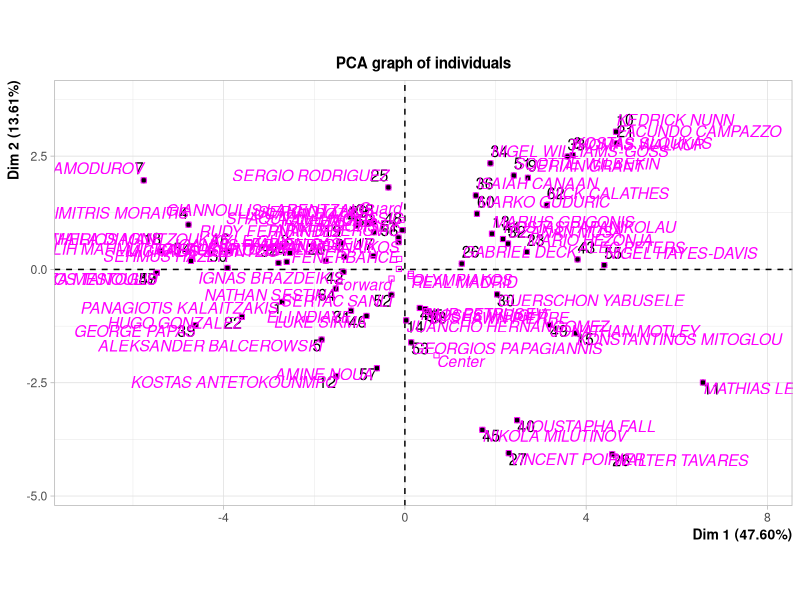
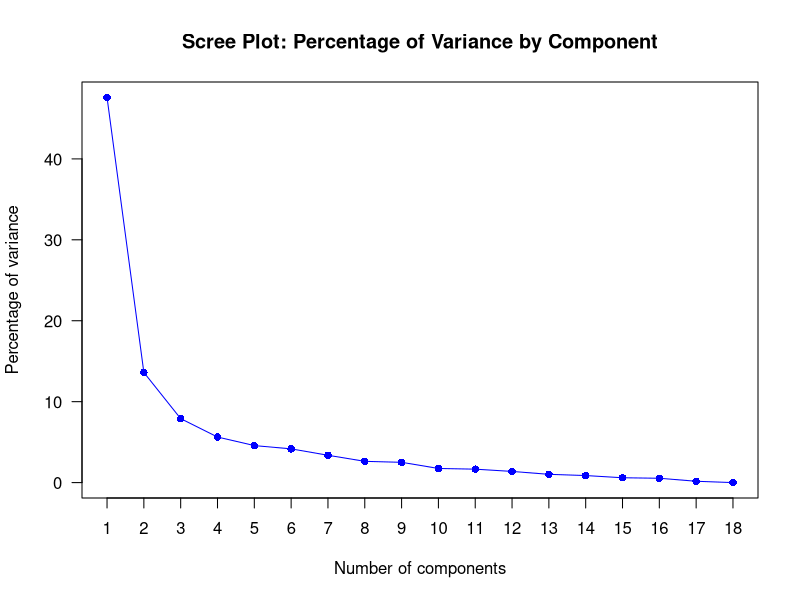
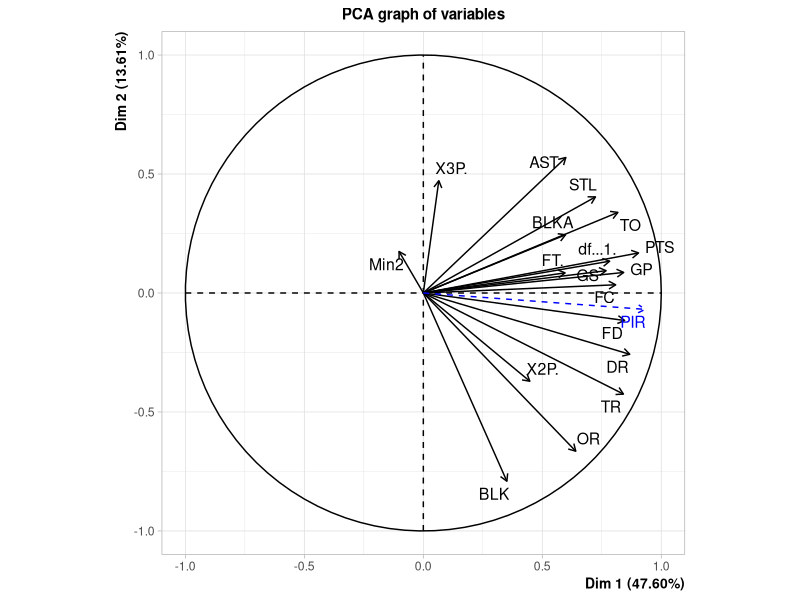
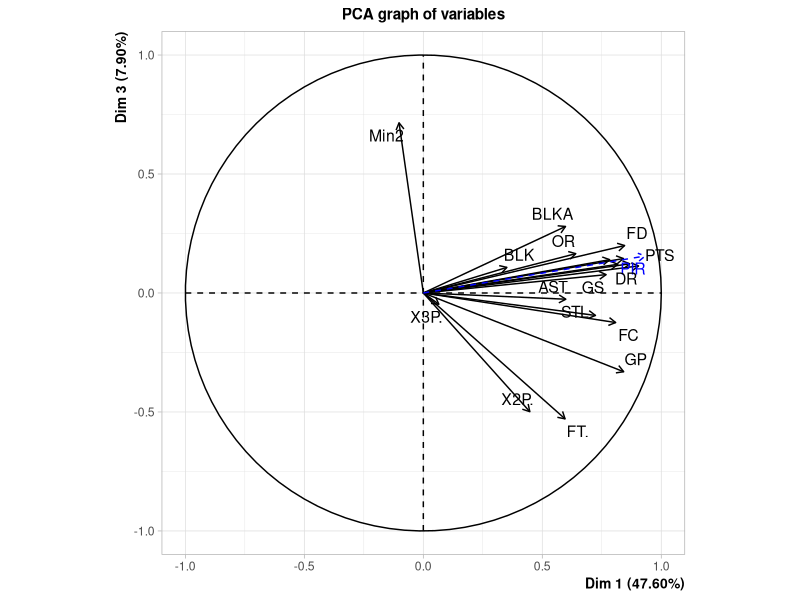
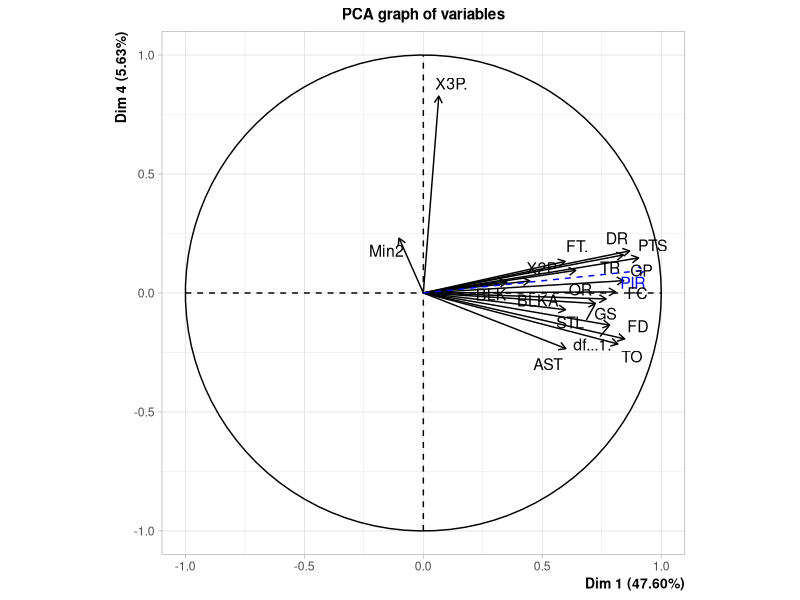
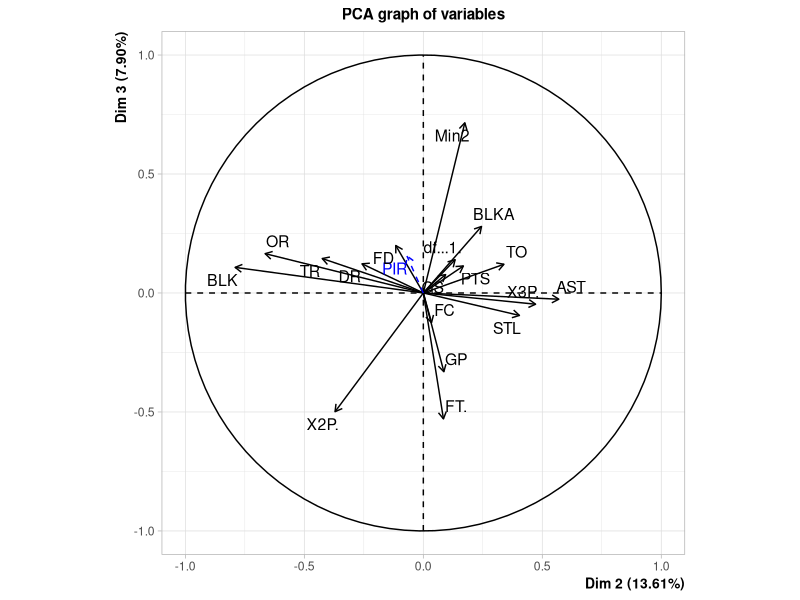
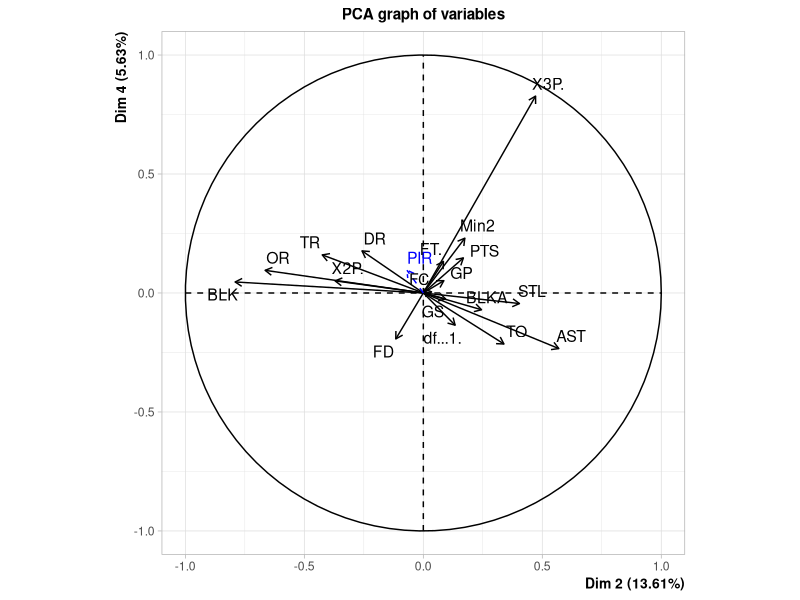
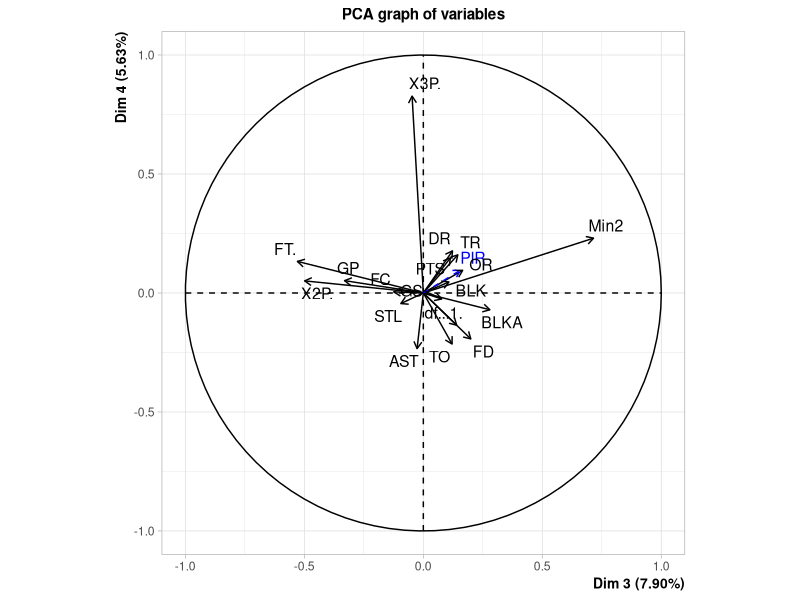

The R source for these figures, in order:
## ---- chunk 1
rm(list=ls())
euroleague_23_24 <- read.csv2("euroleague_23_24.csv")

## ---- chunk 2

df <- euroleague_23_24[,-1]

## ---- chunk 3

min_column = df[,6]
min_column_splited = strsplit(min_column,split=':',fixed=TRUE)
aux <- sapply(min_column_splited, function(x) {
  as.numeric(x[1]) * 60 + as.numeric(x[2]) + as.numeric(x[3]) / 60
})

df<- data.frame(Aux = aux, df[,])

# No acabo de entendre si un cop afegit la columna aux s'ha de borra la columna antiga de MIN

## ---- chunk 4

games_played <- df[,5]
min2 <- aux/games_played
df <- data.frame(df[,1], Min2 = min2, df[,-1])
## ---- chunk 5

str(df)

df$TEAM <- as.factor(df$TEAM)
df$PLAYER<- as.factor(df$PLAYER)
df$POSITION <- as.factor(df$POSITION)
df$GP <- as.numeric(df$GP)
df$GS <- as.numeric(df$GS)
df <- df[,-8] # I delete the column of Min with a String format

str(df)
## ---- chunk 6
library(FactoMineR)
categ_vars <- c("TEAM", "PLAYER", "POSITION")

res_pca <- PCA(df, scale.unit = TRUE, graph=FALSE, 
               quali.sup = which(names(df) %in% categ_vars),
               quanti.sup = which(names(df) == "PIR")) 


## ---- chunk 7
plot(res_pca)

#See eigenvalues great than 1
res_pca$eig
which(res_pca$eig[,1] > 1)

#How many components are needed for 67%?
which(res_pca$eig[,3] > 67)[1]

#How many components are needed for 80%?
which(res_pca$eig[,3] > 80)[1]

#Compute Scree plot
plot(res_pca$eig[,2], type="o", main="Scree Plot: Percentage of Variance by Component", xlab="Number of components", ylab="Percentage of variance", col="blue", pch=16, xaxt="n", yaxt="n")
axis(1, at=1:length(res_pca$eig[,2]), labels=1:length(res_pca$eig[,2]), las=1)
axis(2, las=1)


## ---- chunk 8
loadings <- res_pca$var$coord
dim_id <- 4
sort(loadings[, dim_id])

loadings

## ---- chunk 9

# Dimension 1 vs others
plot.PCA(res_pca, choix="var", axes=c(1, 2), main="Dim 1 vs Dim 2")
plot.PCA(res_pca, choix="var", axes=c(1, 3), main="Dim 1 vs Dim 3")
plot.PCA(res_pca, choix="var", axes=c(1, 4), main="Dim 1 vs Dim 4")

# Plotting Dim 2 vs others (that haven't been plotted yet)
plot.PCA(res_pca, choix="var", axes=c(2, 3), main="Dim 2 vs Dim 3")
plot.PCA(res_pca, choix="var", axes=c(2, 4), main="Dim 2 vs Dim 4")

# Dim 3 vs Dim 4
plot.PCA(res_pca, choix="var", axes=c(3, 4), main="Dim 3 vs Dim 4")


## ---- chunk 10

## ---- chunk 11

?plot.PCA
# Dimension 1 vs others
plot.PCA(res_pca, choix="ind", axes=c(1, 2), main="Dim 1 vs Dim 2")
plot.PCA(res_pca, choix="ind", axes=c(1, 3), main="Dim 1 vs Dim 3")
plot.PCA(res_pca, choix="ind", axes=c(1, 4), main="Dim 1 vs Dim 4")

# Plotting Dim 2 vs others (that haven't been plotted yet)
plot.PCA(res_pca, choix="ind", axes=c(2, 3), main="Dim 2 vs Dim 3")
plot.PCA(res_pca, choix="ind", axes=c(2, 4), main="Dim 2 vs Dim 4")

# Finally, Dim 3 vs Dim 4
plot.PCA(res_pca, choix="ind", axes=c(3, 4), main="Dim 3 vs Dim 4")


## ---- chunk 12

filter_players <- function(df, compare_players, compare_vars) {
  compare_players <- trimws(compare_players)
  #Trim whitespaces to avoid stupid mismatches
  filtered_df <- df[trimws(df$PLAYER) %in% compare_players, compare_vars, drop = FALSE]
  
  return(filtered_df)
}


#Compare 2 opposite players of dimension 1 (1 vs 2 dim)
filter_players(df, c("KOSTAS ANTETOKOUNMPO", "MATHIAS LESSORT"), names(df))

#Compare 2 opposite players of dimension 2 (1 vs 2 dim)
filter_players(df, c("ALEC PETERS", "NIGEL HAYES-DAVIS"), names(df))

#Compare 2 close players of dimension 2 (1 vs 2 dim)
filter_players(df, c("MATHIAS LESSORT", "FACUNDO CAMPAZZO"), names(df))

#Compare 2 close players in dimension 1 and 2 (1 vs 2 dim)
filter_players(df, c("MATHIAS LESSORT ", "KONSTANTINOS MITOGLOU	"), names(df))


#Compare 2 far players in dimension 3 (1 vs 3 dim)
filter_players(df, c("MATHIAS LESSORT ", "PANAGIOTIS KALAITZAKIS"), names(df))

#Compare 2 close players in dimension 3 (1 vs 3 dim)
filter_players(df, c("ISMAILA DIAGNE", "ALEXANDROS SAMODUROV" ), names(df))

#Compare 2 close players in dimension 4 (2 vs 4 dim)
filter_players(df, c("CARLOS ALOCEN", "MICHALIS LOUNTZIS"), names(df))

#Compare 2 opposite players in dimension 4 (2 vs 4 dim)
filter_players(df, c("SEHMUS HAZER", "ALEXANDROS SAMODUROV" ), names(df))

## ---- chunk 13

## ---- chunk 14



## ---- chunk 15


## ---- chunk 16



## ---- chunk 17


## ---- chunk 18


## ---- chunk 19


## ---- chunk 20
